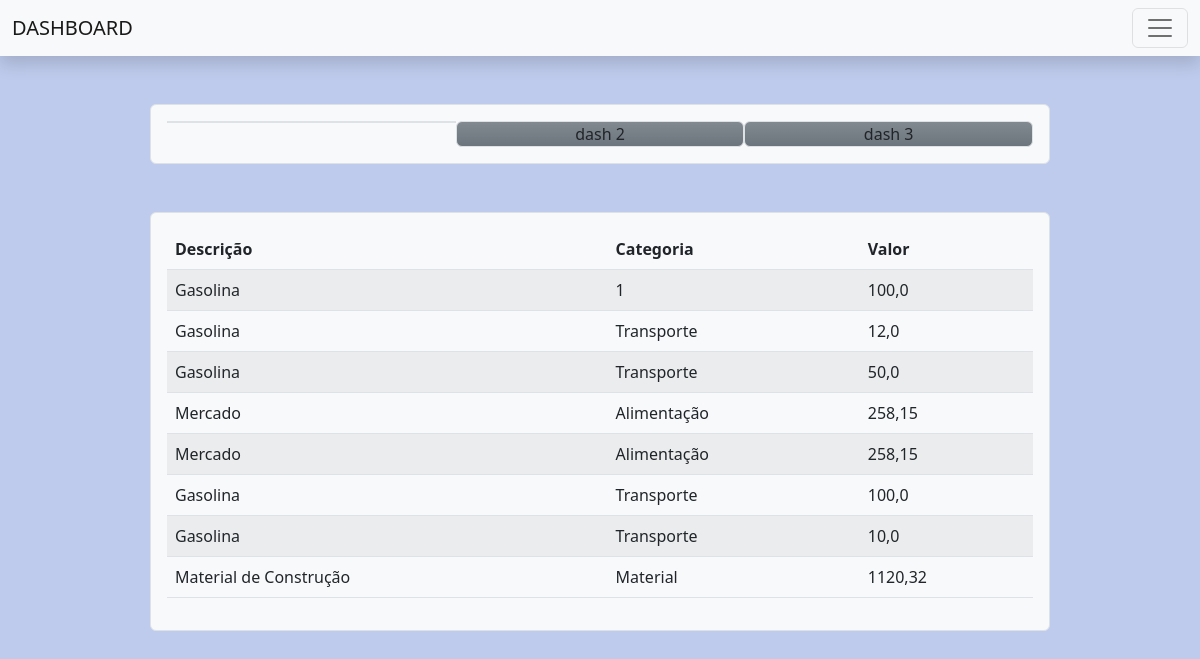
Before: / with the older database file.
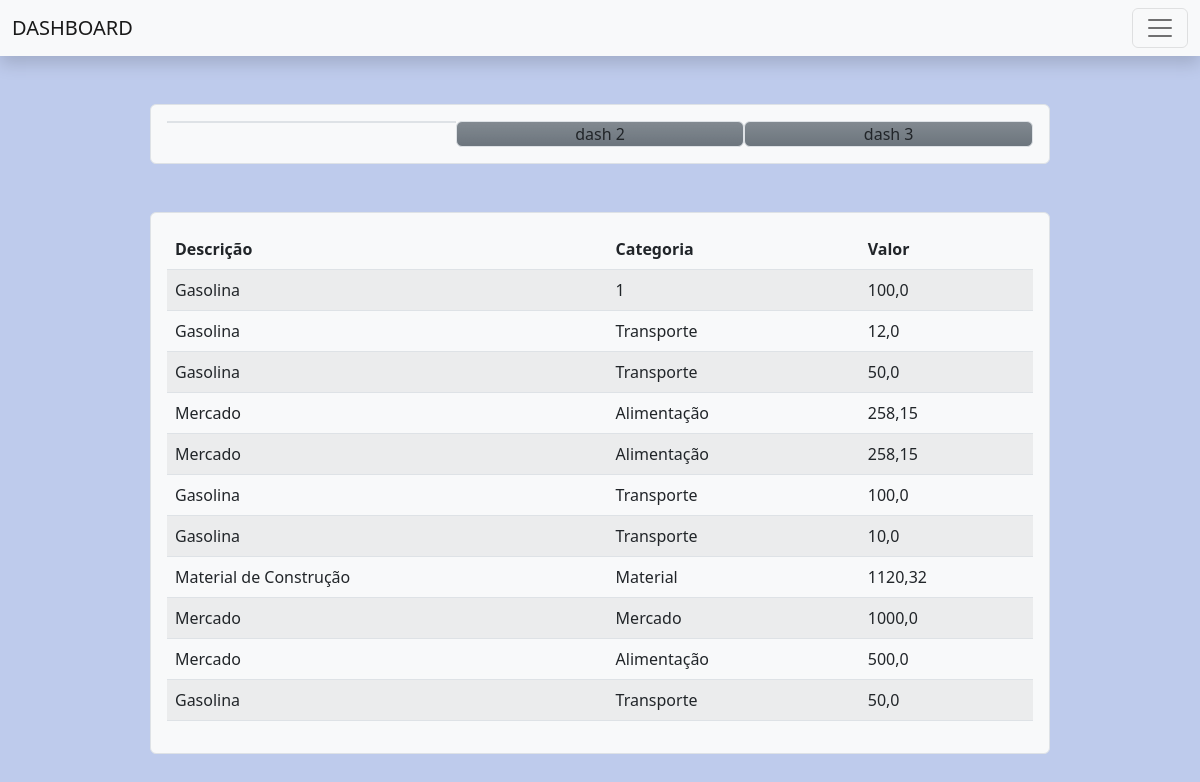
After: the same page with the newer database file.
### dashboard/models.py (models this page shows)
class Movimento(models.Model):
    data = models.DateField(default=datetime.datetime.now())
    descricao = models.CharField(max_length=50)
    categoria = models.CharField(max_length=50)
    valor = models.FloatField()
    def __str__(self):
        return self.descricao

### dashboard/views.py (the view)
# urls.py: path('', views.home, name="home"),
def home(request):
    lista = Movimento.objects.all()
    context = {
        'lista' : lista,
    }
    return render(request, 'home.html', context)

### dashboard/templates/home.html (shortened to what this page needs)
<!doctype html>
<html lang="en">
  <head>
    <link href="https://cdn.jsdelivr.net/npm/bootstrap@5.2.2/dist/css/bootstrap.min.css" rel="stylesheet">
  </head>
  <body class="fundo">
    <nav class="navbar bg-light shadow">
      <div class="container-fluid">
        <span class="navbar-brand mb-0 h1">DASHBOARD</span>
        <button class="navbar-toggler" type="button" data-bs-toggle="modal" data-bs-target="#exampleModal">
          <span class="navbar-toggler-icon"></span>
        </button>
      </div>
    </nav>
  <div class="row d-flex p-3 mb-3 mt-5 mx-auto w-75 border border-shadow rounded bg-light text-dark">
      <div class="col h-75 w-25 text-center border border-shadow rounded bg-secondary bg-gradient">
      </div>
      <div class="col w-25 text-center border border-shadow rounded bg-secondary bg-gradient">dash 2</div>
      <div class="col w-25 text-center border border-shadow rounded bg-secondary bg-gradient">dash 3</div>
  </div>
  <div class="p-3 mb-3 mt-5 mx-auto w-75 border border-shadow rounded bg-light text-dark">
    <table class="table table-striped">
      <thead>
        <tr>
          <th scope="col">Descrição</th>
          <th scope="col">Categoria</th>
          <th scope="col">Valor</th>
        </tr>
      </thead>
      <tbody>
        {% for descricao in lista %}
        <tr>
          <td>{{ descricao }}</td>
          <td>{{ descricao.categoria }}</td>
          <td>{{ descricao.valor }}</td>
        </tr>
          {% endfor %}
      </tbody>
    </table>
  </div>
  </body>
</html>

Changed rows visible on the page:
added Movimento: descricao "Mercado", categoria "Mercado", valor "1000,0"
added Movimento: descricao "Mercado", categoria "Alimentação", valor "500,0"
added Movimento: descricao "Gasolina", categoria "Transporte", valor "50,0"
